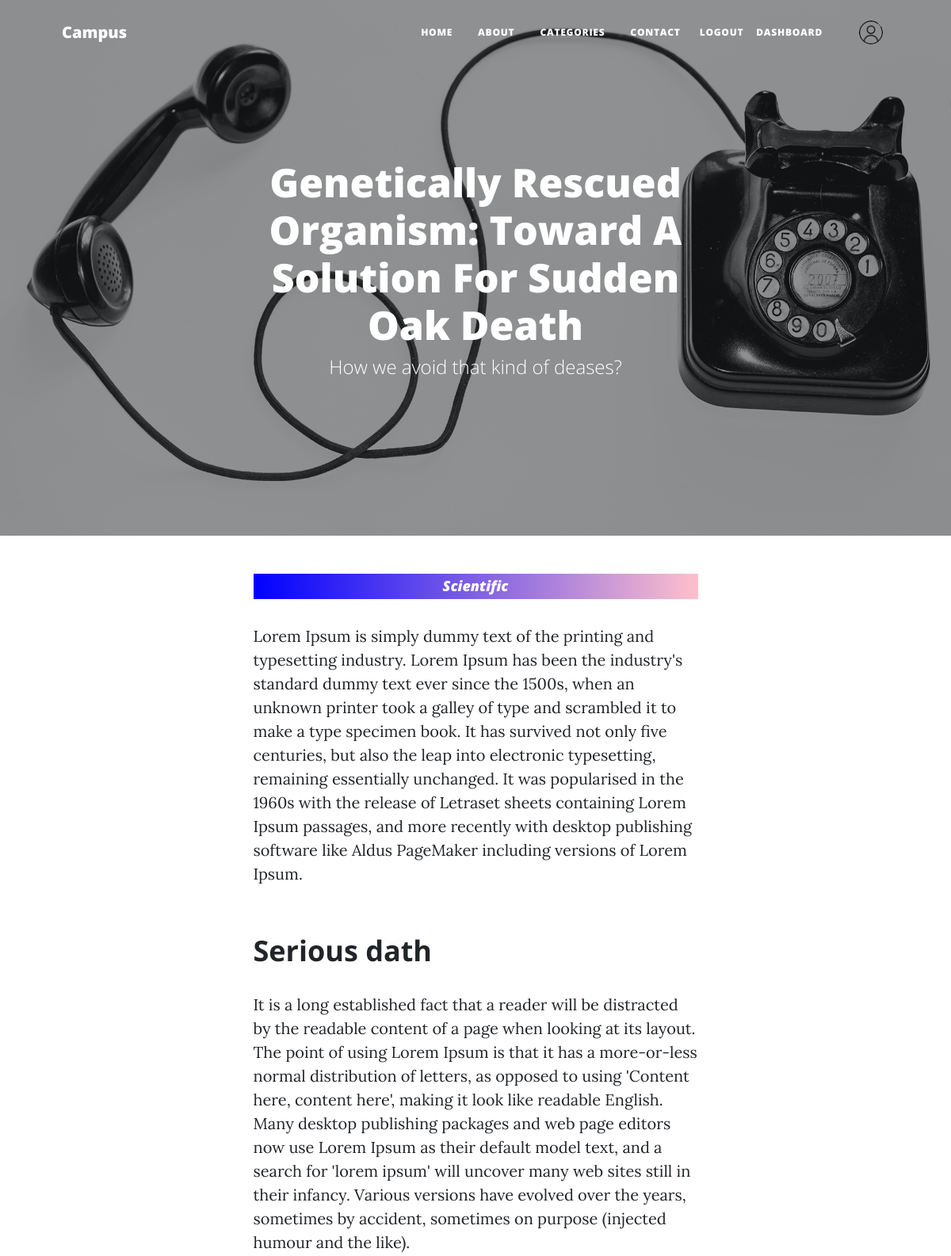
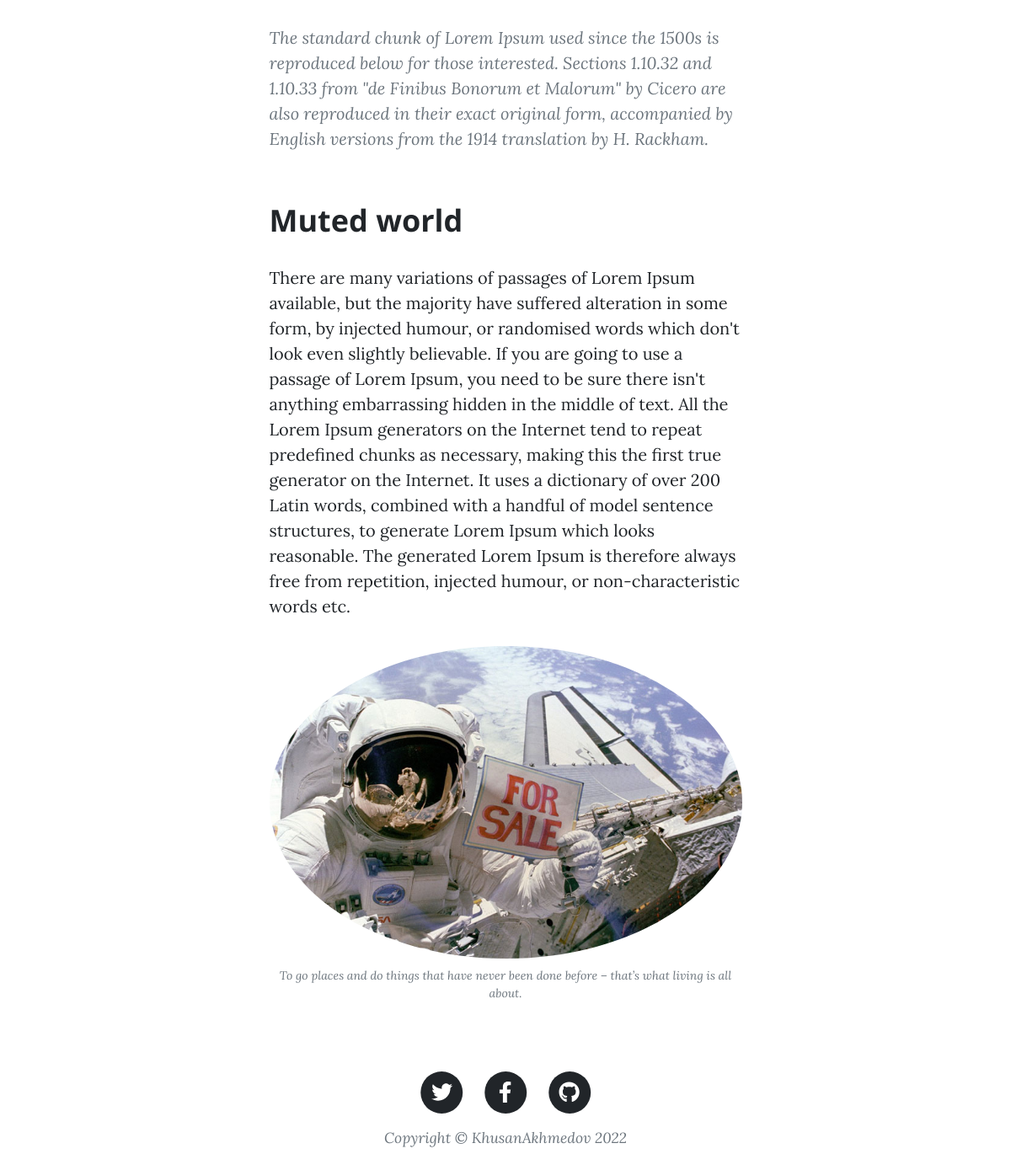
Screenshot of /1/post/ (signed in) with the database file from the repository (2 pictures, top to bottom).
### apps/portfolio/models.py (models this page shows, shortened)
class User(AbstractUser):
    is_organiser = models.BooleanField(default=False)
    is_agent = models.BooleanField(default=False)
    username = None
    email = models.EmailField(unique=True)
    USERNAME_FIELD = 'email'
    REQUIRED_FIELDS = []

class Post(models.Model):
    class Meta:
        verbose_name = "My Post"
        verbose_name_plural = "My Posts"
    main_heading = models.CharField(max_length=200)
    sub_heading = models.CharField(max_length=150)
    date_post = models.CharField(max_length=100)
    post_text_1 = models.TextField()
    image_2 = models.ImageField(blank=True)
    post_heading_1 = models.CharField(max_length=100)
    post_text_2 = models.TextField()
    muted_text_1 = models.TextField()
    image_3 = models.ImageField(blank=True)
    post_heading_2 = models.CharField(max_length=100)
    post_text_3 = models.TextField()
    image = models.ImageField(blank=True)
    category = models.ForeignKey(
        "Category", blank=True, null=True, on_delete=models.CASCADE)
    name_blog = models.CharField(max_length=60)
    min_read = models.IntegerField(default=5)

class Category(models.Model):
    class Meta:
        verbose_name = "Category"
        verbose_name_plural = "Category Section"
    name = models.CharField(max_length=100)
    image = models.ImageField()
    def __str__(self):
        return self.name

### apps/authentication/models.py (models this page shows, shortened)
class Profile(models.Model):
	user = models.OneToOneField(User, on_delete=models.CASCADE)
	image = models.ImageField(default="default.png", upload_to='profile_pictures')

### apps/portfolio/views.py (the view)
# urls.py: path('<int:pk>/post/', views.post, name='post'),
def post(request, pk):
    post = models.Post.objects.get(id=pk)
    context = {"post": post}
    return render(request, 'pages/post.html', context)

### templates/pages/post.html (shortened to what this page needs)
{% extends 'layouts/base.html' %} {% block title %}posts{% endblock title %}
{% load static %}
{% block content %}
<header class="masthead" style="background-image: url({{ post.image.url }})">
  <div class="container position-relative px-4 px-lg-5">
    <div class="row gx-4 gx-lg-5 justify-content-center">
      <div class="col-md-10 col-lg-8 col-xl-7">
        <div class="site-heading">
          <h1 style="font-size: 50px">{{ post.main_heading }}</h1>
          <span class="subheading">{{ post.sub_heading }}</span>
        </div>
      </div>
    </div>
  </div>
</header>
<article class="mb-4">
  <div class="container px-4 px-lg-5">
    <div class="row gx-4 gx-lg-5 justify-content-center">
      <div class="col-md-10 col-lg-8 col-xl-7">
        <h2 style="font-style: italic; font-size: 18px !important; background-image: linear-gradient(to right, blue, pink); color: white; padding: 5px 5px; text-align: center;">{{ post.category }}</h2>
        <p>
         {{ post.post_text_1 }}
        </p>
        <h2 class="section-heading">{{ post.post_heading_1 }}</h2>
        <p>
          {{ post.post_text_2 }}
        </p>
        <blockquote class="blockquote">
          {{ post.muted_text_1 }}
        </blockquote>
        <h2 class="section-heading">{{ post.post_heading_2 }}</h2>
        <p>
          {{ post.post_text_3 }}
        </p>
        <a href="#!"
          ><img
            class="img-fluid"
            src="{% static 'assets/img/post-sample-image.jpg' %}"
            alt="..."
        /></a>
        <span class="caption text-muted"
          >To go places and do things that have never been done before – that’s
          what living is all about.</span
        >
      </div>
    </div>
  </div>
</article>
{% endblock content %}

### templates/includes/navigation.html (shortened to what this page needs)
{% load static %}
<link href="{% static 'css/styles.css' %}" rel="stylesheet" />
<nav style="z-index: 1 !important;" class="navbar navbar-expand-lg navbar-light" id="mainNav">
    <div class="container px-4 px-lg-5 nav">
        <a class="navbar-brand" href="{% url 'blog:home' %}">Campus</a>
        <div class="collapse navbar-collapse" id="navbarResponsive">
            <ul class="navbar-nav ms-auto py-4 py-lg-0 align-items-center">
                <li class="nav-item">
                    <a class="nav-link px-lg-3 py-3 py-lg-4" href="{% url 'blog:home' %}">Home</a>
                </li>
                <li class="nav-item">
                    <a class="nav-link px-lg-3 py-3 py-lg-4" href="{% url 'blog:about' %}">About</a>
                </li>
                <li class="nav-item">
                    <a class="nav-link px-lg-3 py-3 py-lg-4" href="{% url 'blog:category' %}">Categories</a>
                </li>
                <li class="nav-item">
                    <a class="nav-link px-lg-3 py-3 py-lg-4" href="{% url 'blog:contact' %}">Contact</a>
                </li>
                {% if request.user.is_authenticated %}
                <li class="nav-item">
                    <a class="nav-link" id="pop_link" href="#">Logout</a>
                </li>
                {% if request.user.is_organiser %}
                <li class="nav-item">
                    <a class="nav-link" id="pop_link" href="{% url 'dashboard:dashboard_home' %}">Dashboard</a>
                </li>
                {% endif %}
                <li class="nav-item">
                    <a class="nav-link" id="img_profile" href="#"><img style="margin-left: 30px" src="{{ user.profile.image.url }}" alt="" width="30"></a>
                </li>
                {% endif %}
            </ul>
        </div>
    </div>
</nav>

### templates/includes/navigation.html (style rules this page uses)
.navbar { display: none !important; }
.anime { display: block !important; }
a img { border-radius: 50%; }

### templates/pages/post.html (style rules this page uses)
* { padding: 0; margin: 0 }
body { overflow-y: hidden !important; }
.overflow { overflow-y: scroll !important; }

### rows the page displays
User: profile.image (placeholder picture)
Post: image (picture), main_heading "Genetically Rescued Organism: Toward A Solution For Sudden Oak Death", sub_heading "How we avoid that kind of deases?", category "Scientific", post_text_1 "Lorem Ipsum is simply dummy text of the printing and typesetting industry. Lorem Ipsum has been the industry's standard dummy text ever since the 1500s, when an unknown printer took a galley of type and scrambled it to make a type specimen book. It has survived not only five centuries, but also the leap into electronic typesetting, remaining essentially unchanged. It was popularised in the 1960s with the release of Letraset sheets containing Lorem Ipsum passages, and more recently with desktop publishing software like Aldus PageMaker including versions of Lorem Ipsum.", post_heading_1 "Serious dath", post_text_2 "It is a long established fact that a reader will be distracted by the readable content of a page when looking at its layout. The point of using Lorem Ipsum is that it has a more-or-less normal distribution of letters, as opposed to using 'Content here, content here', making it look like readable English. Many desktop publishing packages and web page editors now use Lorem Ipsum as their default model text, and a search for 'lorem ipsum' will uncover many web sites still in their infancy. Various versions have evolved over the years, sometimes by accident, sometimes on purpose (injected humour and the like).", muted_text_1 "The standard chunk of Lorem Ipsum used since the 1500s is reproduced below for those interested. Sections 1.10.32 and 1.10.33 from \"de Finibus Bonorum et Malorum\" by Cicero are also reproduced in their exact original form, accompanied by English versions from the 1914 translation by H. Rackham.", post_heading_2 "Muted world", post_text_3 "There are many variations of passages of Lorem Ipsum available, but the majority have suffered alteration in some form, by injected humour, or randomised words which don't look even slightly believable. If you are going to use a passage of Lorem Ipsum, you need to be sure there isn't anything embarrassing hidden in the middle of text. All the Lorem Ipsum generators on the Internet tend to repeat predefined chunks as necessary, making this the first true generator on the Internet. It uses a dictionary of over 200 Latin words, combined with a handful of model sentence structures, to generate Lorem Ipsum which looks reasonable. The generated Lorem Ipsum is therefore always free from…"
